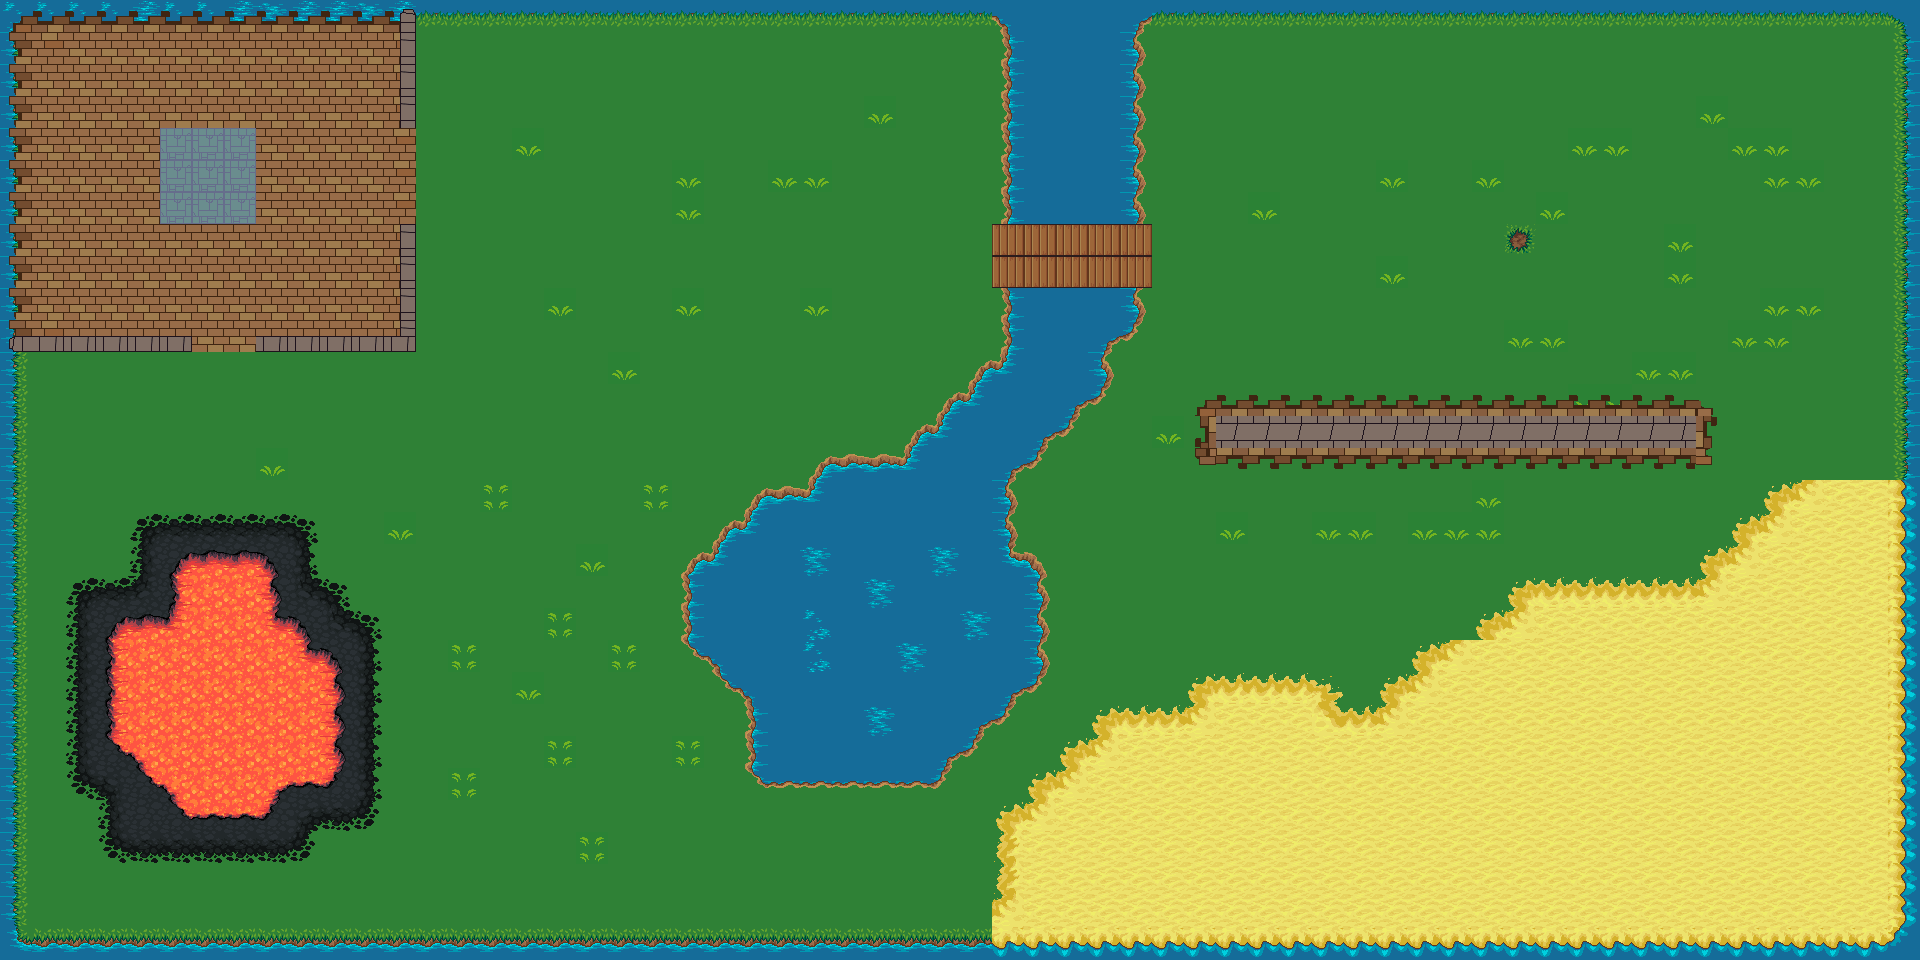

This game map was drawn from its Tiled (.tmx) file and the tilesets committed beside it. A one-line description and the trimmed map source follow:
An orthogonal 60x30 tile map with 32x32 px tiles, 11 tile layers (Gras, Blumen, Obsidian, Lava, ...).

<map version="1.2" tiledversion="1.2.4" orientation="orthogonal" renderorder="right-down" width="60" height="30" tilewidth="32" tileheight="32" infinite="0" nextlayerid="18" nextobjectid="1">
 <tileset firstgid="1" source="tiles.tsx" />
 <layer id="4" name="Gras" width="60" height="30">
  <data>[1800 cells, 1800 non-empty, 2 distinct tile ids]</data>
 </layer>
 <layer id="17" name="Blumen" width="60" height="30">
  <data>[1800 cells, 62 non-empty, 7 distinct tile ids]</data>
 </layer>
 <layer id="16" name="Obsidian" width="60" height="30">
  <data>[1800 cells, 69 non-empty, 13 distinct tile ids]</data>
 </layer>
 <layer id="15" name="Lava" width="60" height="30">
  <data>[1800 cells, 58 non-empty, 13 distinct tile ids]</data>
 </layer>
 <layer id="5" name="Sand" width="60" height="30">
  <data>[1800 cells, 309 non-empty, 8 distinct tile ids]</data>
 </layer>
 <layer id="8" name="Rand" width="60" height="30">
  <data>[1800 cells, 176 non-empty, 12 distinct tile ids]</data>
 </layer>
 <layer id="9" name="Stein" width="60" height="30">
  <data>[1800 cells, 179 non-empty, 8 distinct tile ids]</data>
 </layer>
 <layer id="10" name="Wasser" width="60" height="30">
  <data>[1800 cells, 182 non-empty, 15 distinct tile ids]</data>
 </layer>
 <layer id="11" name="Brücke" width="60" height="30">
  <data>[1800 cells, 11 non-empty, 2 distinct tile ids]</data>
 </layer>
 <layer id="12" name="Steinwand" width="60" height="30">
  <data>[1800 cells, 31 non-empty, 4 distinct tile ids]</data>
 </layer>
 <layer id="13" name="Steinwand2" width="60" height="30">
  <data>[1800 cells, 11 non-empty, 2 distinct tile ids]</data>
 </layer>
</map>
